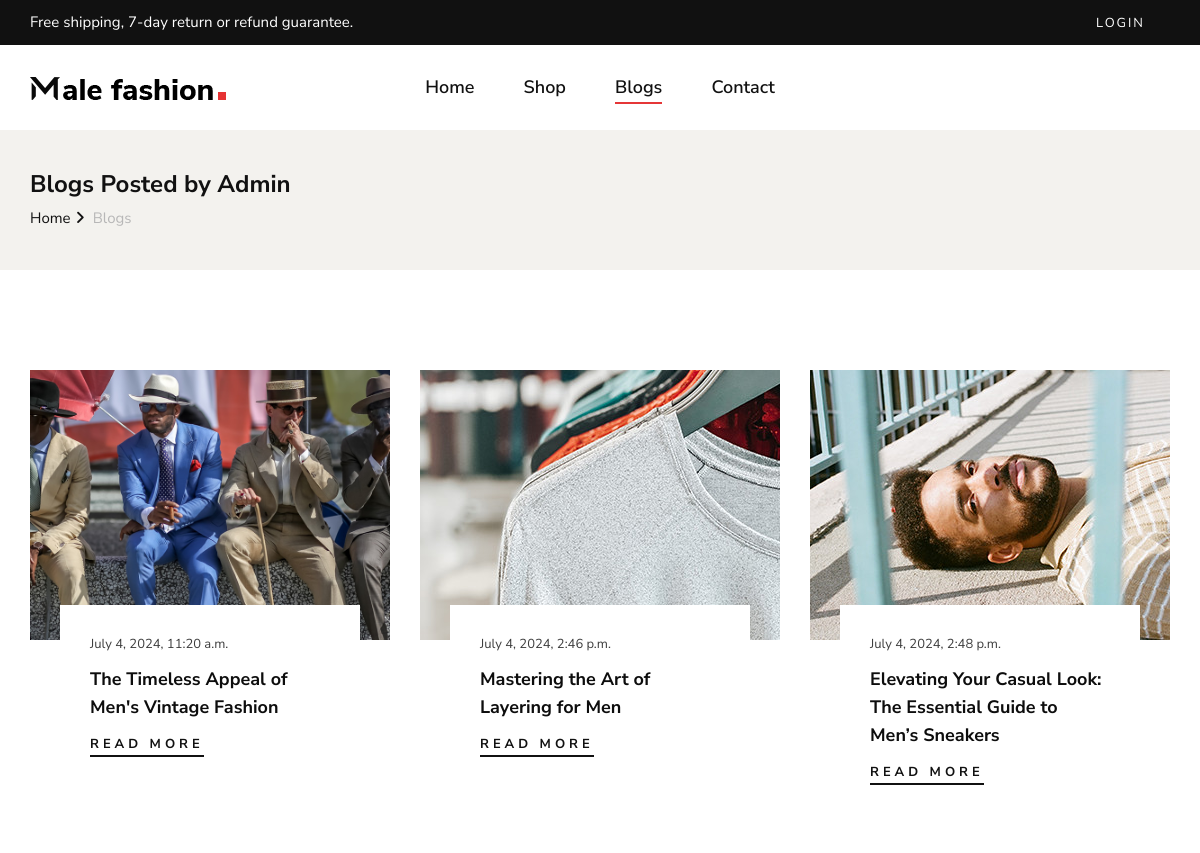
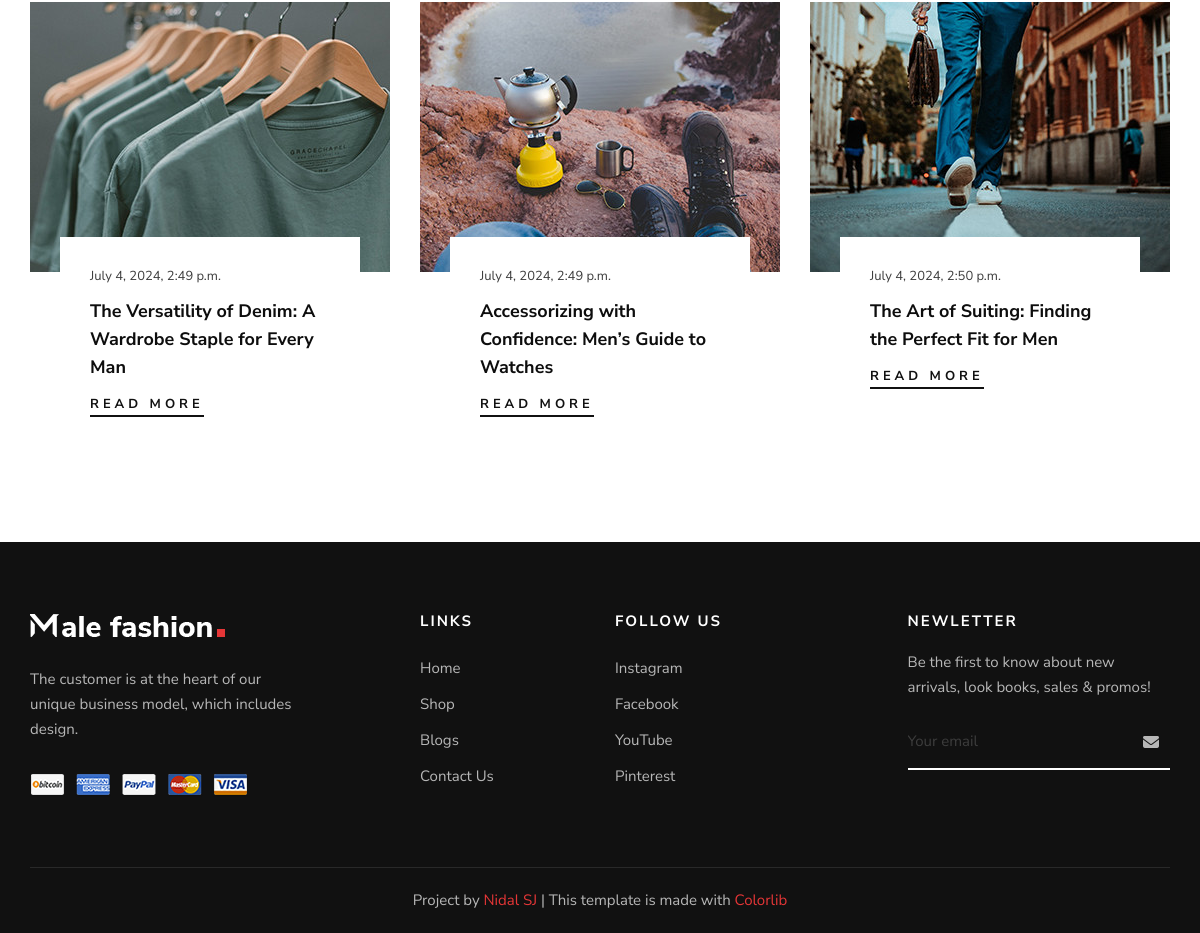
Screenshot of /read_blogs with the database file from the repository (2 pictures, top to bottom).
### products/models.py (models this page shows, shortened)
class ReadBlogs(models.Model):
    blog_title = models.CharField(max_length=100)
    blog_image = models.ImageField(upload_to='media/')
    blog_content = models.TextField()
    posted_at = models.DateTimeField(auto_now_add=True)

### products/views.py (the view)
# urls.py: path('read_blogs', views.read_blogs, name='read_blogs'),
def read_blogs(request):
    blogs_list = ReadBlogs.objects.all()[:9]
    context = {'blogs_list': blogs_list}
    return render (request, 'read_blogs.html', context)

### templates/read_blogs.html (shortened to what this page needs)
{% extends 'base_layout.html' %}
{% block content %}
<section class="breadcrumb-option">
    <div class="container">
        <div class="row">
            <div class="col-lg-12">
                <div class="breadcrumb__text">
                    <h4>Blogs Posted by Admin</h4>
                    <div class="breadcrumb__links">
                        <a href="{% url 'home' %}">Home</a>
                        <span>Blogs</span>
                    </div>
                </div>
            </div>
        </div>
    </div>
</section>
<section class="blog spad">
    <div class="container">
        <div class="row">
            {% for blog in blogs_list %}
            <div class="col-lg-4 col-md-6 col-sm-6">
                <div class="blog__item">
                    <div class="blog__item__pic set-bg" data-setbg="{{blog.blog_image.url}}"></div>
                    <div class="blog__item__text">
                        <span>{{blog.posted_at}}</span>
                        <h5>{{blog.blog_title}}</h5>
                        <a href="{% url 'blog_post' blog.id %}">Read More</a>
                    </div>
                </div>
            </div>
            {% endfor %}
        </div>
    </div>
</section>
{% endblock content %}

### static/css/style.css (style rules this page uses)
html, body { height: 100%; font-family: "Nunito Sans", sans-serif; -webkit-font-smoothing: antialiased; }
h1, h2, h3, h4, h5, h6 { margin: 0; color: #111111; font-weight: 400; font-family: "Nunito Sans", sans-serif; }
h4 { font-size: 24px; }
h5 { font-size: 18px; }
.set-bg { background-repeat: no-repeat; background-size: cover; background-position: top center; }
.spad { padding-top: 100px; padding-bottom: 100px; }
.blog { padding-bottom: 55px; }
.breadcrumb-option { background: #f3f2ee; padding: 40px 0; }
.breadcrumb__text h4 { color: #111111; font-weight: 700; margin-bottom: 8px; }
.breadcrumb__links a { font-size: 15px; color: #111111; margin-right: 18px; display: inline-block; position: relative; }
.breadcrumb__links a:after { position: absolute; right: -14px; top: 0; content: ""; font-family: "FontAwesome"; }
.breadcrumb__links span { font-size: 15px; color: #b7b7b7; display: inline-block; }
.blog__item { margin-bottom: 45px; }
.blog__item__pic { height: 270px; }
.blog__item__text { padding: 30px 30px 25px; margin: 0 30px; margin-top: -35px; background: #ffffff; -webkit-transition: all, 0.3s; -o-transition: all, 0.3s; transition: all, 0.3s; }
.blog__item__text span { color: #3d3d3d; font-size: 13px; display: block; margin-bottom: 10px; }
.blog__item__text h5 { color: #0d0d0d; font-weight: 700; line-height: 28px; margin-bottom: 10px; }
.blog__item__text a { display: inline-block; color: #111111; font-size: 13px; font-weight: 700; letter-spacing: 4px; text-transform: uppercase; padding: 3px 0; position: relative; }
.blog__item__text a:after { position: absolute; left: 0; bottom: 0; width: 100%; height: 2px; background: #111111; content: ""; -webkit-transition: all, 0.3s; -o-transition: all, 0.3s; transition: all, 0.3s; }
@media only screen and (min-width: 1200px) { .container { max-width: 1170px; } }

### rows the page displays
ReadBlogs: shows a picture, posted_at "July 4, 2024, 11:20 a.m.", blog_title "The Timeless Appeal of Men's Vintage Fashion"
ReadBlogs: shows a picture, posted_at "July 4, 2024, 2:46 p.m.", blog_title "Mastering the Art of Layering for Men"
ReadBlogs: shows a picture, posted_at "July 4, 2024, 2:48 p.m.", blog_title "Elevating Your Casual Look: The Essential Guide to Men’s Sneakers"
ReadBlogs: shows a picture, posted_at "July 4, 2024, 2:49 p.m.", blog_title "The Versatility of Denim: A Wardrobe Staple for Every Man"
ReadBlogs: shows a picture, posted_at "July 4, 2024, 2:49 p.m.", blog_title "Accessorizing with Confidence: Men’s Guide to Watches"
ReadBlogs: shows a picture, posted_at "July 4, 2024, 2:50 p.m.", blog_title "The Art of Suiting: Finding the Perfect Fit for Men"
